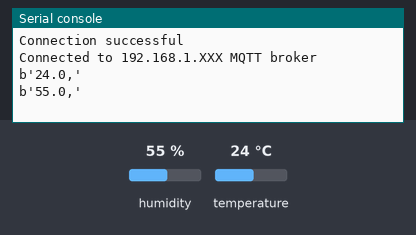
This program was run on a simulated ESP32 board running MicroPython. On the bench: the last lines printed to the serial console. The test bench sets the inputs (shaded band); at power-on: humidity 55 %, temperature 24 °C. WiFi joins after 1.5 s; no MQTT or app messages arrive unless stated; the clock reads 2024-03-15 10:24:30 at power-on unless the program sets it.

Above: at 2.8 s.
2.9 s: humidity set to 22 %
At 7.8 s:
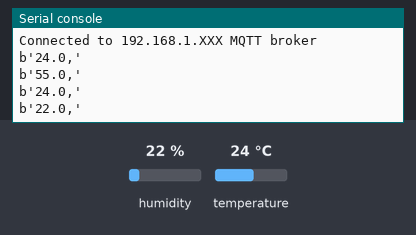
9.4 s: temperature set to 12 °C
At 13.5 s:
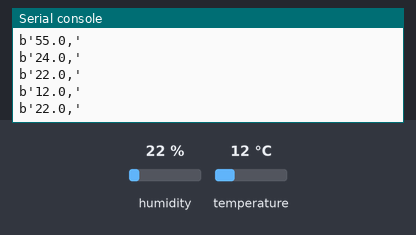
15.9 s: humidity set to 40 %
At 20.5 s:
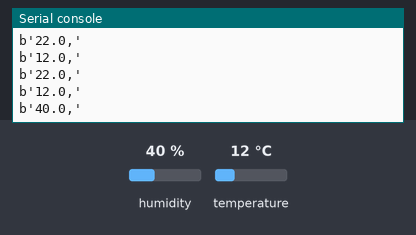
Timing chart, 0 to 22.0 s (numbered marks = the images above; inputs shaded):
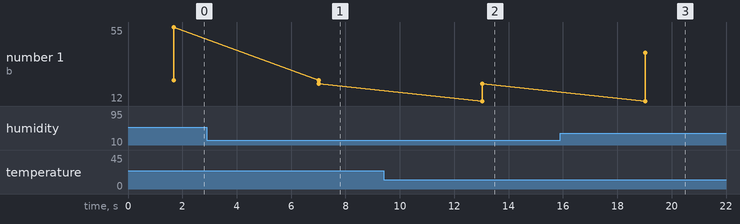

The program:

esp32_sensor_transmitter.py
```python
# MICROPYTHON

# the purpose of this file is to relay data from DHTxx sensors
# to the main controller using mwtt

# Complete project details at https://RandomNerdTutorials.com/micropython-mqtt-publish-dht11-dht22-esp32-esp8266/

import time
from umqttsimple import MQTTClient
import ubinascii
import machine
import micropython
import network
import esp
from machine import Pin
import dht
esp.osdebug(None)
import gc
gc.collect()

ssid = 'REPLACE_WITH_YOUR_SSID'
password = 'REPLACE_WITH_YOUR_PASSWORD'

# this is the raspberry pi pico
mqtt_server = '192.168.1.XXX'

client_id = ubinascii.hexlify(machine.unique_id())

topic_pub_temp = b'esp/dht/temperature'
topic_pub_hum = b'esp/dht/humidity'

last_message = 0
message_interval = 5

station = network.WLAN(network.STA_IF)

station.active(True)
station.connect(ssid, password)

while station.isconnected() == False:
  pass

print('Connection successful')

sensor = dht.DHT22(Pin(14))
#sensor = dht.DHT11(Pin(14))

def connect_mqtt():
  global client_id, mqtt_server
  client = MQTTClient(client_id, mqtt_server)
  #client = MQTTClient(client_id, mqtt_server, user=your_username, password=your_password)
  client.connect()
  print('Connected to %s MQTT broker' % (mqtt_server))
  return client

def restart_and_reconnect():
  print('Failed to connect to MQTT broker. Reconnecting...')
  time.sleep(10)
  machine.reset()

def read_sensor():
  try:
    sensor.measure()
    temp = sensor.temperature()
    # uncomment for Fahrenheit
    #temp = temp * (9/5) + 32.0
    hum = sensor.humidity()
    if (isinstance(temp, float) and isinstance(hum, float)) or (isinstance(temp, int) and isinstance(hum, int)):
      temp = (b'{0:3.1f},'.format(temp))
      hum =  (b'{0:3.1f},'.format(hum))
      return temp, hum
    else:
      return('Invalid sensor readings.')
  except OSError as e:
    return('Failed to read sensor.')

try:
  client = connect_mqtt()
except OSError as e:
  restart_and_reconnect()

while True:
  try:
    if (time.time() - last_message) > message_interval:
      temp, hum = read_sensor()
      print(temp)
      print(hum)
      client.publish(topic_pub_temp, temp)
      client.publish(topic_pub_hum, hum)
      last_message = time.time()
  except OSError as e:
    restart_and_reconnect()
```

Measured:
- after the input at 2.9 s, the serial console: prints a new line after 4.1 s (image 1)
- after the input at 9.4 s, the serial console: prints a new line after 3.6 s (image 2)
- after the input at 15.9 s, the serial console: prints a new line after 3.1 s (image 3)
- plotted number 1: 55 → 22 after the input at 2.9 s, 22 → 40 after the input at 15.9 s
